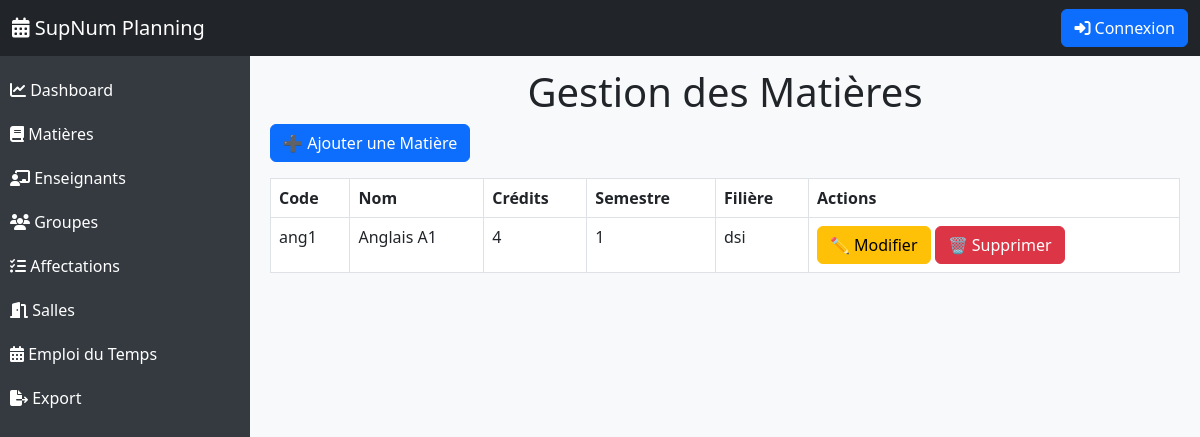
The page /matieres/ on the database its author committed.
### planning/models.py (models this page shows, shortened)
class Matiere(models.Model):
    id = models.UUIDField(primary_key=True, default=uuid.uuid4, editable=False)
    code = models.CharField(max_length=10, unique=True)
    nom = models.CharField(max_length=100)
    credits = models.IntegerField()
    semestre = models.IntegerField(choices=[(i, f"Semestre {i}") for i in range(1, 7)])
    filiere = models.CharField(max_length=50)

### planning/views.py (the view)
# urls.py: path('matieres/', afficher_matieres, name='matieres'),
def afficher_matieres(request):
    matieres = Matiere.objects.all()
    return render(request, "planning/matieres.html", {"matieres": matieres})

### planning/templates/planning/matieres.html (shortened to what this page needs)
{% extends 'planning/base.html' %}
{% block content %}
<h1 class="text-center mt-5">Gestion des Matières</h1>
<button class="btn btn-primary mb-3" data-bs-toggle="modal" data-bs-target="#modalMatiere">➕ Ajouter une Matière</button>
<table class="table table-bordered">
    <thead>
        <tr>
            <th>Code</th>
            <th>Nom</th>
            <th>Crédits</th>
            <th>Semestre</th>
            <th>Filière</th>
            <th>Actions</th>
        </tr>
    </thead>
    <tbody id="matiereTable">
        {% for matiere in matieres %}
        <tr data-id="{{ matiere.id }}">
            <td>{{ matiere.code }}</td>
            <td>{{ matiere.nom }}</td>
            <td>{{ matiere.credits }}</td>
            <td>{{ matiere.semestre }}</td>
            <td>{{ matiere.filiere }}</td>
            <td>
                <button class="btn btn-warning edit-btn" data-bs-toggle="modal" data-bs-target="#modalEditMatiere"
                    data-id="{{ matiere.id }}" data-code="{{ matiere.code }}" data-nom="{{ matiere.nom }}"
                    data-credits="{{ matiere.credits }}" data-semestre="{{ matiere.semestre }}"
                    data-filiere="{{ matiere.filiere }}">
                    ✏️ Modifier
                </button>
                <button class="btn btn-danger delete-btn" data-id="{{ matiere.id }}">🗑️ Supprimer</button>
            </td>
        </tr>
        {% endfor %}
    </tbody>
</table>
{% endblock %}

### planning/templates/planning/base.html (style rules this page uses)
body { display: flex; height: 100vh; background-color: #f8f9fa; }

### rows shown on the page
Matiere: code "ang1", nom "Anglais A1", credits "4", semestre "1", filiere "dsi"
